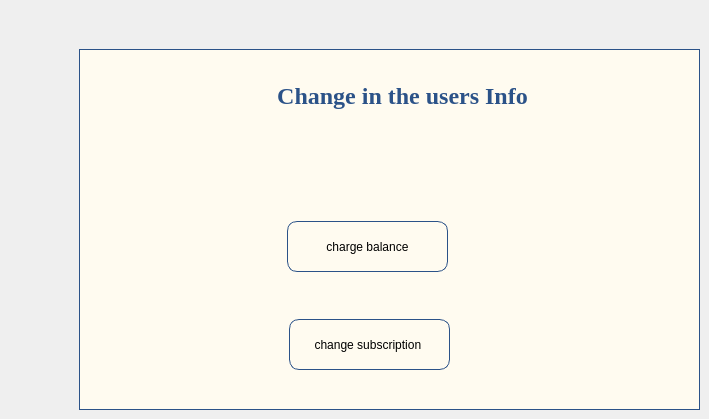
    <widget class="QWidget" name="modify_user">
     <widget class="QWidget" name="widget_13" native="true">
      <property name="geometry">
       <rect>
        <x>79</x>
        <y>49</y>
        <width>621</width>
        <height>361</height>
       </rect>
      </property>
      <property name="styleSheet">
       <string notr="true">border:1px solid  rgb(43, 82, 136);


background-color: rgb(255, 251, 240);</string>
      </property>
      <widget class="QLabel" name="label_12">
       <property name="geometry">
        <rect>
         <x>38</x>
         <y>12</y>
         <width>561</width>
         <height>71</height>
        </rect>
       </property>
       <property name="font">
        <font>
         <family>Times New Roman</family>
         <pointsize>30</pointsize>
         <italic>false</italic>
         <bold>true</bold>
        </font>
       </property>
       <property name="styleSheet">
        <string notr="true">color: rgb(43, 82, 136);
border-color: rgb(255, 251, 240);
font: 700 30pt &quot;Times New Roman&quot;;</string>
       </property>
       <property name="text">
        <string>&lt;!DOCTYPE HTML PUBLIC &quot;-//W3C//DTD HTML 4.0//EN&quot; &quot;http://www.w3.org/TR/REC-html40/strict.dtd&quot;&gt;
&lt;html&gt;&lt;head&gt;&lt;meta name=&quot;qrichtext&quot; content=&quot;1&quot; /&gt;&lt;meta charset=&quot;utf-8&quot; /&gt;&lt;style type=&quot;text/css&quot;&gt;
p, li { white-space: pre-wrap; }
hr { height: 1px; border-width: 0; }
li.unchecked::marker { content: &quot;\2610&quot;; }
li.checked::marker { content: &quot;\2612&quot;; }
&lt;/style&gt;&lt;/head&gt;&lt;body style=&quot; font-family:'Segoe UI'; font-size:9pt; font-weight:400; font-style:normal;&quot;&gt;
&lt;p align=&quot;center&quot; style=&quot; margin-top:12px; margin-bottom:12px; margin-left:0px; margin-right:0px; -qt-block-indent:0; text-indent:0px;&quot;&gt;&lt;span style=&quot; font-size:18pt; font-weight:700;&quot;&gt;Change in the users Info&lt;/span&gt;&lt;/p&gt;&lt;/body&gt;&lt;/html&gt;</string>
       </property>
      </widget>
      <widget class="QPushButton" name="Chargeing_admin_balance">
       <property name="geometry">
        <rect>
         <x>208</x>
         <y>172</y>
         <width>161</width>
         <height>51</height>
        </rect>
       </property>
       <property name="styleSheet">
        <string notr="true">border-radius:10px;
font: 10pt &quot;Segoe UI&quot;;
border:1px solid  rgb(43, 82, 136);
</string>
       </property>
       <property name="text">
        <string>charge balance</string>
       </property>
      </widget>
      <widget class="QPushButton" name="pushButton_26">
       <property name="geometry">
        <rect>
         <x>210</x>
         <y>270</y>
         <width>161</width>
         <height>51</height>
        </rect>
       </property>
       <property name="styleSheet">
        <string notr="true">border-radius:10px;
font: 10pt &quot;Segoe UI&quot;;
border:1px solid  rgb(43, 82, 136);
</string>
       </property>
       <property name="text">
        <string>change subscription </string>
       </property>
      </widget>
     </widget>
    </widget>
